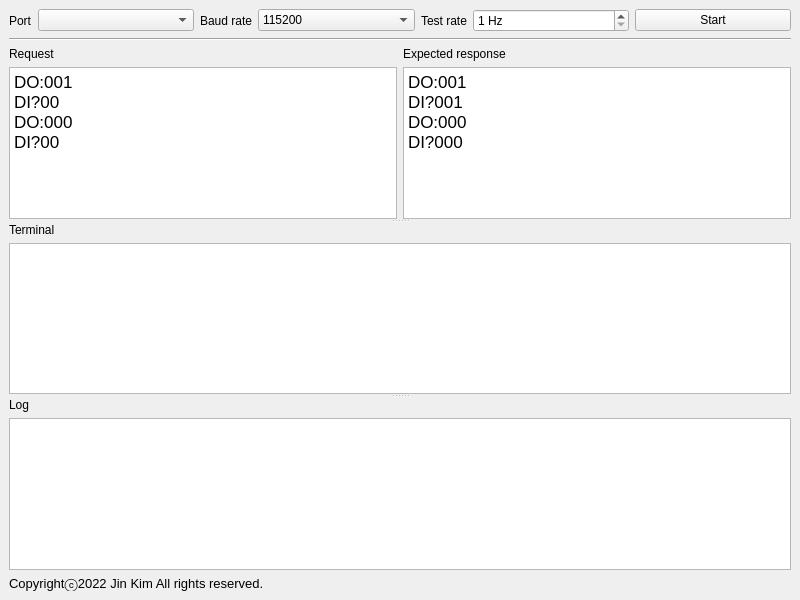
<?xml version="1.0" encoding="UTF-8"?>
<ui version="4.0">
 <class>MainWindow</class>
 <widget class="QMainWindow" name="MainWindow">
  <property name="geometry">
   <rect>
    <x>0</x>
    <y>0</y>
    <width>800</width>
    <height>600</height>
   </rect>
  </property>
  <property name="windowTitle">
   <string>MainWindow</string>
  </property>
  <widget class="QWidget" name="centralwidget">
   <layout class="QVBoxLayout" name="verticalLayout_4">
    <item>
     <layout class="QHBoxLayout" name="horizontalLayout">
      <item>
       <widget class="QLabel" name="label_3">
        <property name="sizePolicy">
         <sizepolicy hsizetype="Fixed" vsizetype="Preferred">
          <horstretch>0</horstretch>
          <verstretch>0</verstretch>
         </sizepolicy>
        </property>
        <property name="text">
         <string>Port</string>
        </property>
       </widget>
      </item>
      <item>
       <widget class="QComboBox" name="cboxPort"/>
      </item>
      <item>
       <widget class="QLabel" name="label_4">
        <property name="sizePolicy">
         <sizepolicy hsizetype="Fixed" vsizetype="Preferred">
          <horstretch>0</horstretch>
          <verstretch>0</verstretch>
         </sizepolicy>
        </property>
        <property name="text">
         <string>Baud rate</string>
        </property>
       </widget>
      </item>
      <item>
       <widget class="QComboBox" name="cboxBaud">
        <property name="currentIndex">
         <number>7</number>
        </property>
        <item>
         <property name="text">
          <string>4800</string>
         </property>
        </item>
        <item>
         <property name="text">
          <string>9600</string>
         </property>
        </item>
        <item>
         <property name="text">
          <string>14400</string>
         </property>
        </item>
        <item>
         <property name="text">
          <string>19200</string>
         </property>
        </item>
        <item>
         <property name="text">
          <string>28800</string>
         </property>
        </item>
        <item>
         <property name="text">
          <string>38400</string>
         </property>
        </item>
        <item>
         <property name="text">
          <string>57600</string>
         </property>
        </item>
        <item>
         <property name="text">
          <string>115200</string>
         </property>
        </item>
       </widget>
      </item>
      <item>
       <widget class="QLabel" name="label_5">
        <property name="sizePolicy">
         <sizepolicy hsizetype="Fixed" vsizetype="Preferred">
          <horstretch>0</horstretch>
          <verstretch>0</verstretch>
         </sizepolicy>
        </property>
        <property name="text">
         <string>Test rate</string>
        </property>
       </widget>
      </item>
      <item>
       <widget class="QSpinBox" name="sboxHz">
        <property name="specialValueText">
         <string/>
        </property>
        <property name="suffix">
         <string> Hz</string>
        </property>
        <property name="prefix">
         <string/>
        </property>
        <property name="minimum">
         <number>1</number>
        </property>
        <property name="maximum">
         <number>100</number>
        </property>
       </widget>
      </item>
      <item>
       <widget class="QPushButton" name="btnStart">
        <property name="text">
         <string>Start</string>
        </property>
       </widget>
      </item>
     </layout>
    </item>
    <item>
     <widget class="Line" name="line">
      <property name="orientation">
       <enum>Qt::Horizontal</enum>
      </property>
     </widget>
    </item>
    <item>
     <widget class="QSplitter" name="splitter">
      <property name="orientation">
       <enum>Qt::Vertical</enum>
      </property>
      <widget class="QWidget" name="verticalLayoutWidget">
       <layout class="QVBoxLayout" name="verticalLayout">
        <item>
         <layout class="QHBoxLayout" name="horizontalLayout_4">
          <item>
           <widget class="QLabel" name="label_2">
            <property name="text">
             <string>Request</string>
            </property>
           </widget>
          </item>
          <item>
           <widget class="QLabel" name="label">
            <property name="text">
             <string>Expected response</string>
            </property>
           </widget>
          </item>
         </layout>
        </item>
        <item>
         <layout class="QHBoxLayout" name="horizontalLayout_3">
          <item>
           <widget class="QTextEdit" name="txtRequest">
            <property name="html">
             <string>&lt;!DOCTYPE HTML PUBLIC &quot;-//W3C//DTD HTML 4.0//EN&quot; &quot;http://www.w3.org/TR/REC-html40/strict.dtd&quot;&gt;
&lt;html&gt;&lt;head&gt;&lt;meta name=&quot;qrichtext&quot; content=&quot;1&quot; /&gt;&lt;meta charset=&quot;utf-8&quot; /&gt;&lt;style type=&quot;text/css&quot;&gt;
p, li { white-space: pre-wrap; }
hr { height: 1px; border-width: 0; }
&lt;/style&gt;&lt;/head&gt;&lt;body style=&quot; font-family:'.AppleSystemUIFont'; font-size:13pt; font-weight:400; font-style:normal;&quot;&gt;
&lt;p style=&quot; margin-top:0px; margin-bottom:0px; margin-left:0px; margin-right:0px; -qt-block-indent:0; text-indent:0px;&quot;&gt;DO:001&lt;/p&gt;
&lt;p style=&quot; margin-top:0px; margin-bottom:0px; margin-left:0px; margin-right:0px; -qt-block-indent:0; text-indent:0px;&quot;&gt;DI?00&lt;/p&gt;
&lt;p style=&quot; margin-top:0px; margin-bottom:0px; margin-left:0px; margin-right:0px; -qt-block-indent:0; text-indent:0px;&quot;&gt;DO:000&lt;/p&gt;
&lt;p style=&quot; margin-top:0px; margin-bottom:0px; margin-left:0px; margin-right:0px; -qt-block-indent:0; text-indent:0px;&quot;&gt;DI?00&lt;/p&gt;&lt;/body&gt;&lt;/html&gt;</string>
            </property>
           </widget>
          </item>
          <item>
           <widget class="QTextEdit" name="txtResponse">
            <property name="html">
             <string>&lt;!DOCTYPE HTML PUBLIC &quot;-//W3C//DTD HTML 4.0//EN&quot; &quot;http://www.w3.org/TR/REC-html40/strict.dtd&quot;&gt;
&lt;html&gt;&lt;head&gt;&lt;meta name=&quot;qrichtext&quot; content=&quot;1&quot; /&gt;&lt;meta charset=&quot;utf-8&quot; /&gt;&lt;style type=&quot;text/css&quot;&gt;
p, li { white-space: pre-wrap; }
hr { height: 1px; border-width: 0; }
&lt;/style&gt;&lt;/head&gt;&lt;body style=&quot; font-family:'.AppleSystemUIFont'; font-size:13pt; font-weight:400; font-style:normal;&quot;&gt;
&lt;p style=&quot; margin-top:0px; margin-bottom:0px; margin-left:0px; margin-right:0px; -qt-block-indent:0; text-indent:0px;&quot;&gt;DO:001&lt;/p&gt;
&lt;p style=&quot; margin-top:0px; margin-bottom:0px; margin-left:0px; margin-right:0px; -qt-block-indent:0; text-indent:0px;&quot;&gt;DI?001&lt;/p&gt;
&lt;p style=&quot; margin-top:0px; margin-bottom:0px; margin-left:0px; margin-right:0px; -qt-block-indent:0; text-indent:0px;&quot;&gt;DO:000&lt;/p&gt;
&lt;p style=&quot; margin-top:0px; margin-bottom:0px; margin-left:0px; margin-right:0px; -qt-block-indent:0; text-indent:0px;&quot;&gt;DI?000&lt;/p&gt;&lt;/body&gt;&lt;/html&gt;</string>
            </property>
           </widget>
          </item>
         </layout>
        </item>
       </layout>
      </widget>
      <widget class="QWidget" name="verticalLayoutWidget_2">
       <layout class="QVBoxLayout" name="verticalLayout_2">
        <item>
         <widget class="QLabel" name="label_7">
          <property name="text">
           <string>Terminal</string>
          </property>
         </widget>
        </item>
        <item>
         <widget class="QTextEdit" name="txtTerminal"/>
        </item>
       </layout>
      </widget>
      <widget class="QWidget" name="verticalLayoutWidget_3">
       <layout class="QVBoxLayout" name="verticalLayout_3">
        <item>
         <widget class="QLabel" name="label_8">
          <property name="text">
           <string>Log</string>
          </property>
         </widget>
        </item>
        <item>
         <widget class="QTextEdit" name="txtLog"/>
        </item>
       </layout>
      </widget>
     </widget>
    </item>
    <item>
     <widget class="QLabel" name="label_6">
      <property name="font">
       <font>
        <pointsize>10</pointsize>
       </font>
      </property>
      <property name="text">
       <string>Copyrightⓒ2022 Jin Kim All rights reserved.</string>
      </property>
     </widget>
    </item>
   </layout>
  </widget>
  <widget class="QMenuBar" name="menubar">
   <property name="geometry">
    <rect>
     <x>0</x>
     <y>0</y>
     <width>800</width>
     <height>24</height>
    </rect>
   </property>
  </widget>
 </widget>
 <resources/>
 <connections/>
</ui>
